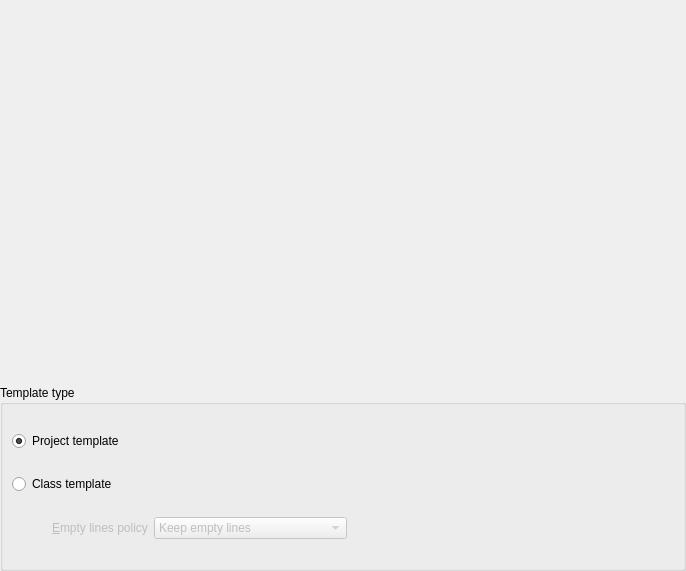
<?xml version="1.0" encoding="UTF-8"?>
<ui version="4.0">
 <class>TemplatePreviewToolView</class>
 <widget class="QWidget" name="TemplatePreviewToolView">
  <property name="geometry">
   <rect>
    <x>0</x>
    <y>0</y>
    <width>686</width>
    <height>571</height>
   </rect>
  </property>
  <layout class="QVBoxLayout" name="verticalLayout">
   <property name="margin">
    <number>0</number>
   </property>
   <item>
    <widget class="KMessageWidget" name="messageWidget" native="true"/>
   </item>
   <item>
    <widget class="TemplatePreview" name="preview" native="true"/>
   </item>
   <item>
    <widget class="QGroupBox" name="groupBox_2">
     <property name="title">
      <string>Template type</string>
     </property>
     <property name="flat">
      <bool>true</bool>
     </property>
     <layout class="QVBoxLayout" name="verticalLayout_2">
      <item>
       <widget class="QRadioButton" name="projectRadioButton">
        <property name="text">
         <string>Project template</string>
        </property>
        <property name="checked">
         <bool>true</bool>
        </property>
       </widget>
      </item>
      <item>
       <widget class="QRadioButton" name="classRadioButton">
        <property name="text">
         <string>Class template</string>
        </property>
       </widget>
      </item>
      <item>
       <layout class="QHBoxLayout" name="horizontalLayout">
        <item>
         <spacer name="horizontalSpacer">
          <property name="orientation">
           <enum>Qt::Horizontal</enum>
          </property>
          <property name="sizeType">
           <enum>QSizePolicy::Maximum</enum>
          </property>
          <property name="sizeHint" stdset="0">
           <size>
            <width>40</width>
            <height>20</height>
           </size>
          </property>
         </spacer>
        </item>
        <item>
         <widget class="QLabel" name="emptyLinesPolicyLabel">
          <property name="enabled">
           <bool>false</bool>
          </property>
          <property name="text">
           <string>&amp;Empty lines policy</string>
          </property>
          <property name="buddy">
           <cstring>emptyLinesPolicyComboBox</cstring>
          </property>
         </widget>
        </item>
        <item>
         <widget class="QComboBox" name="emptyLinesPolicyComboBox">
          <property name="enabled">
           <bool>false</bool>
          </property>
          <item>
           <property name="text">
            <string>Keep empty lines</string>
           </property>
          </item>
          <item>
           <property name="text">
            <string>Remove repeated empty lines</string>
           </property>
          </item>
          <item>
           <property name="text">
            <string>Remove all empty lines</string>
           </property>
          </item>
         </widget>
        </item>
        <item>
         <spacer name="horizontalSpacer_2">
          <property name="orientation">
           <enum>Qt::Horizontal</enum>
          </property>
          <property name="sizeHint" stdset="0">
           <size>
            <width>40</width>
            <height>20</height>
           </size>
          </property>
         </spacer>
        </item>
       </layout>
      </item>
     </layout>
    </widget>
   </item>
  </layout>
 </widget>
 <customwidgets>
  <customwidget>
   <class>KMessageWidget</class>
   <extends>QFrame</extends>
   <header>KMessageWidget</header>
   <container>1</container>
  </customwidget>
  <customwidget>
   <class>TemplatePreview</class>
   <extends>QWidget</extends>
   <header>templatepreview.h</header>
   <container>1</container>
  </customwidget>
 </customwidgets>
 <resources/>
 <connections>
  <connection>
   <sender>classRadioButton</sender>
   <signal>toggled(bool)</signal>
   <receiver>emptyLinesPolicyComboBox</receiver>
   <slot>setEnabled(bool)</slot>
   <hints>
    <hint type="sourcelabel">
     <x>76</x>
     <y>69</y>
    </hint>
    <hint type="destinationlabel">
     <x>171</x>
     <y>100</y>
    </hint>
   </hints>
  </connection>
  <connection>
   <sender>classRadioButton</sender>
   <signal>toggled(bool)</signal>
   <receiver>emptyLinesPolicyLabel</receiver>
   <slot>setEnabled(bool)</slot>
   <hints>
    <hint type="sourcelabel">
     <x>55</x>
     <y>70</y>
    </hint>
    <hint type="destinationlabel">
     <x>55</x>
     <y>101</y>
    </hint>
   </hints>
  </connection>
 </connections>
</ui>
